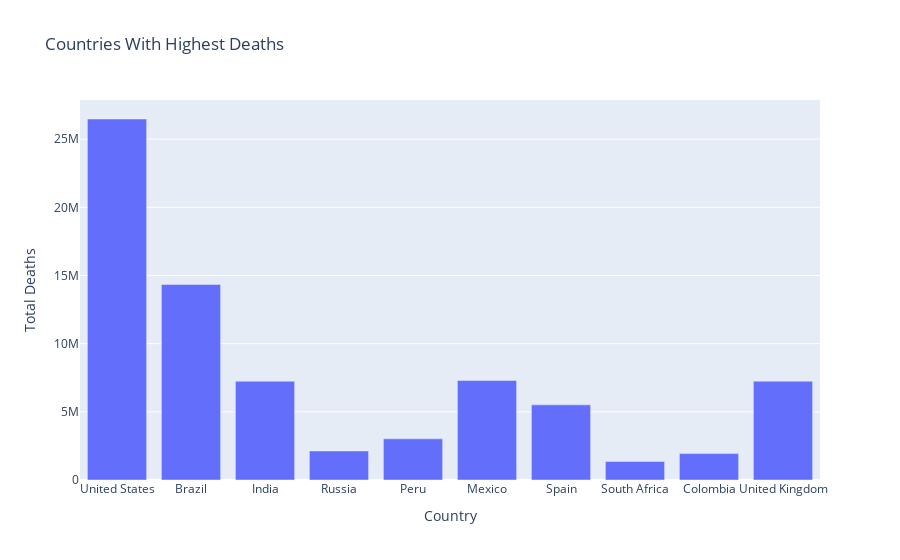

The code cell stored with this chart in its notebook:
### Code cell
figure= px.bar(tdata, x='Country', y='Total Deaths',
title= 'Countries With Highest Deaths')

figure.show()

### Figure 1 — Plotly figure (JSON) as saved in the notebook; plotly's stock layout.template omitted (floating-point values rounded to 4 significant figures)
{"data": [{"alignmentgroup": "True", "hovertemplate": "Country=%{x}<br>Total Deaths=%{y}<extra></extra>", "legendgroup": "", "marker": {"color": "#636efa", "pattern": {"shape": ""}}, "name": "", "offsetgroup": "", "orientation": "v", "showlegend": false, "textposition": "auto", "type": "bar", "x": ["United States", "Brazil", "India", "Russia", "Peru", "Mexico", "Spain", "South Africa", "Colombia", "United Kingdom"], "xaxis": "x", "y": [26477574, 14340567, 7247327, 2131571, 3020038, 7295850, 5510624, 1357682, 1936134, 7249573], "yaxis": "y"}], "layout": {"barmode": "relative", "legend": {"tracegroupgap": 0}, "title": {"text": "Countries With Highest Deaths"}, "xaxis": {"anchor": "y", "domain": [0, 1], "title": {"text": "Country"}}, "yaxis": {"anchor": "x", "domain": [0, 1], "title": {"text": "Total Deaths"}}}}
